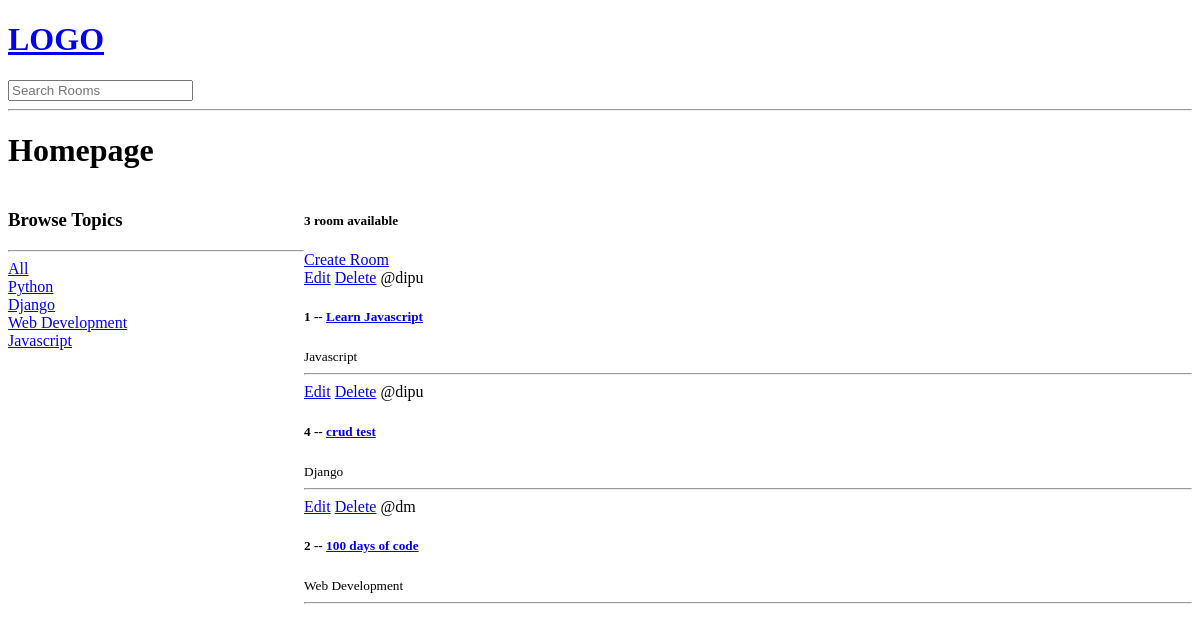
Before: / with the older database file.
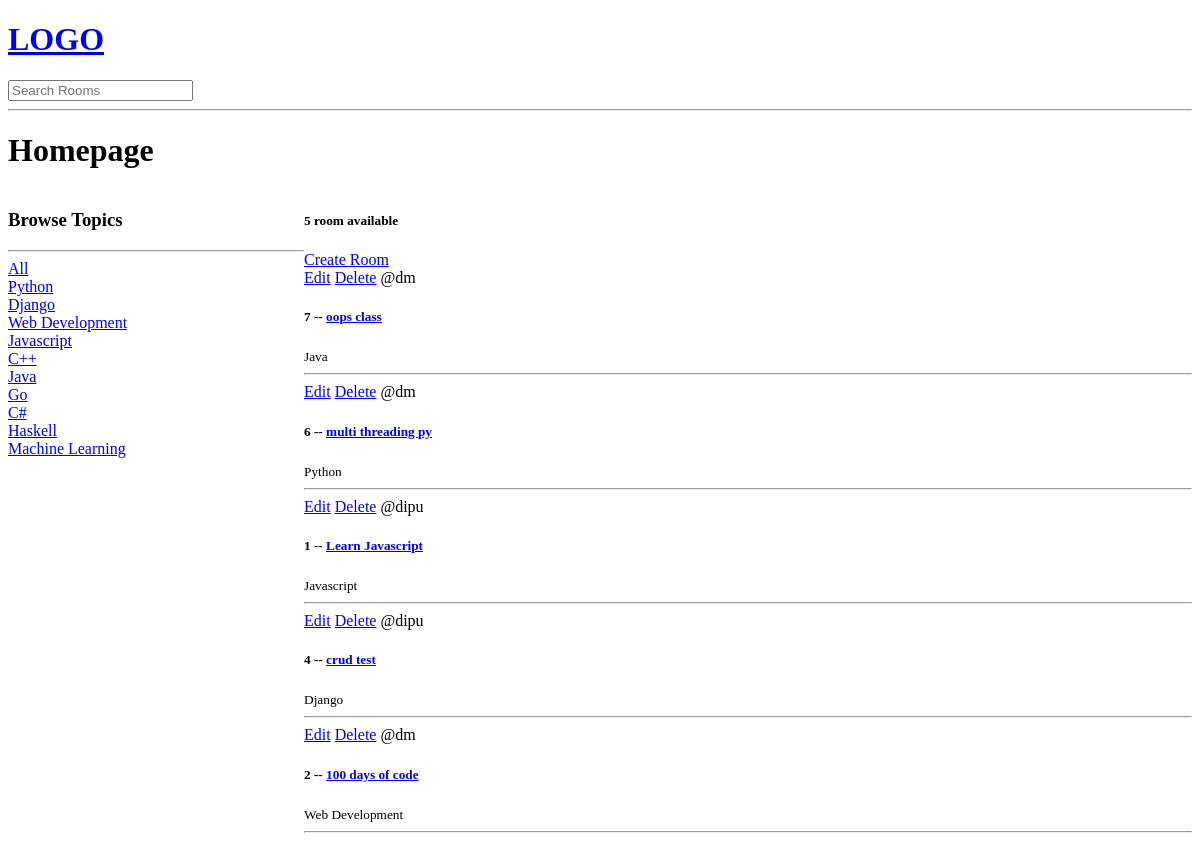
After: the same page with the newer database file.
### base/models.py (models this page shows, shortened)
class Topic(models.Model):
    name = models.CharField(max_length=200)
    def __str__(self):
        return self.name

class Room(models.Model):
    host = models.ForeignKey(User, on_delete=models.SET_NULL, null=True)
    topic = models.ForeignKey(Topic, on_delete=models.SET_NULL, null=True)
    name = models.CharField(max_length=200)
    description = models.TextField(null=True, blank=True)
    updated = models.DateTimeField(auto_now=True)
    created = models.DateTimeField(auto_now_add=True)
    class Meta:
        ordering = ['-updated', '-created']

### base/views.py (the view)
# urls.py: path("", views.home, name="home"),
def home(request):
    q = request.GET.get("q") if request.GET.get("q") != None else ""
    rooms = Room.objects.filter(
        Q(topic__name__icontains=q) | Q(name__icontains=q) | Q(description__icontains=q)
    )
    room_count = rooms.count()
    topics = Topic.objects.all()
    context = {"rooms": rooms, "topics": topics, "room_count": room_count}
    return render(request, "base/home.html", context)

### base/templates/base/home.html (shortened to what this page needs)
{% extends 'main.html' %}
{% block content %}
<h1>Homepage</h1>
<div class="home-container">
    <div>
        <h3>Browse Topics</h3>
        <hr>
        <div>
            <a href="{% url 'home' %}">All</a>
        </div>
        {% for topic in topics %}
        <div>
            <a href="{% url 'home' %}?q={{topic}}">{{topic.name}}</a>
        </div>
        {% endfor %}
    </div>
    <div>
        <h5>
            {{room_count}} room available
        </h5>
        <a href="{% url 'create-room' %}">Create Room</a>
        <div>
            {% for room in rooms %}
            <div>
                <a href="{% url 'update-room' room.id %}">Edit</a>
                <a href="{% url 'delete-room' room.id %}">Delete</a>
                <span>@{{room.host.username}}</span>
                <h5>{{room.id}} -- <a href="{% url 'room' room.id %}">{{room.name}}</a></h5>
                <small>{{room.topic.name}}</small>
                <hr>
            </div>
            {% endfor %}
        </div>
    </div>
</div>
{%endblock content%}

### templates/main.html (shortened to what this page needs)
<!DOCTYPE html>
<html lang="en">
<head>
</head>
<body>
    {% include 'navbar.html' %}
    {% block content %}
    {% endblock %}
</body>
</html>

### templates/navbar.html
<a href="/">
  <h1>LOGO</h1>
</a>
<form method="GET" action="{% url 'home' %}">
  <input type="text" name="q" placeholder="Search Rooms" />
</form>
<hr />

### base/templates/base/home.html (style rules this page uses)
.home-container { display: grid; grid-template-columns: 1fr 3fr; }

Changed rows visible on the page:
added Topic: name "C++"
added Topic: name "Java"
added Topic: name "Go"
added Topic: name "C#"
added Topic: name "Haskell"
added Topic: name "Machine Learning"
added Room: host.username "dm", id "7", name "oops class", topic.name "Java"
added Room: host.username "dm", id "6", name "multi threading py", topic.name "Python"
Other visible differences:
{{ room_count }}: "3" → "5"
